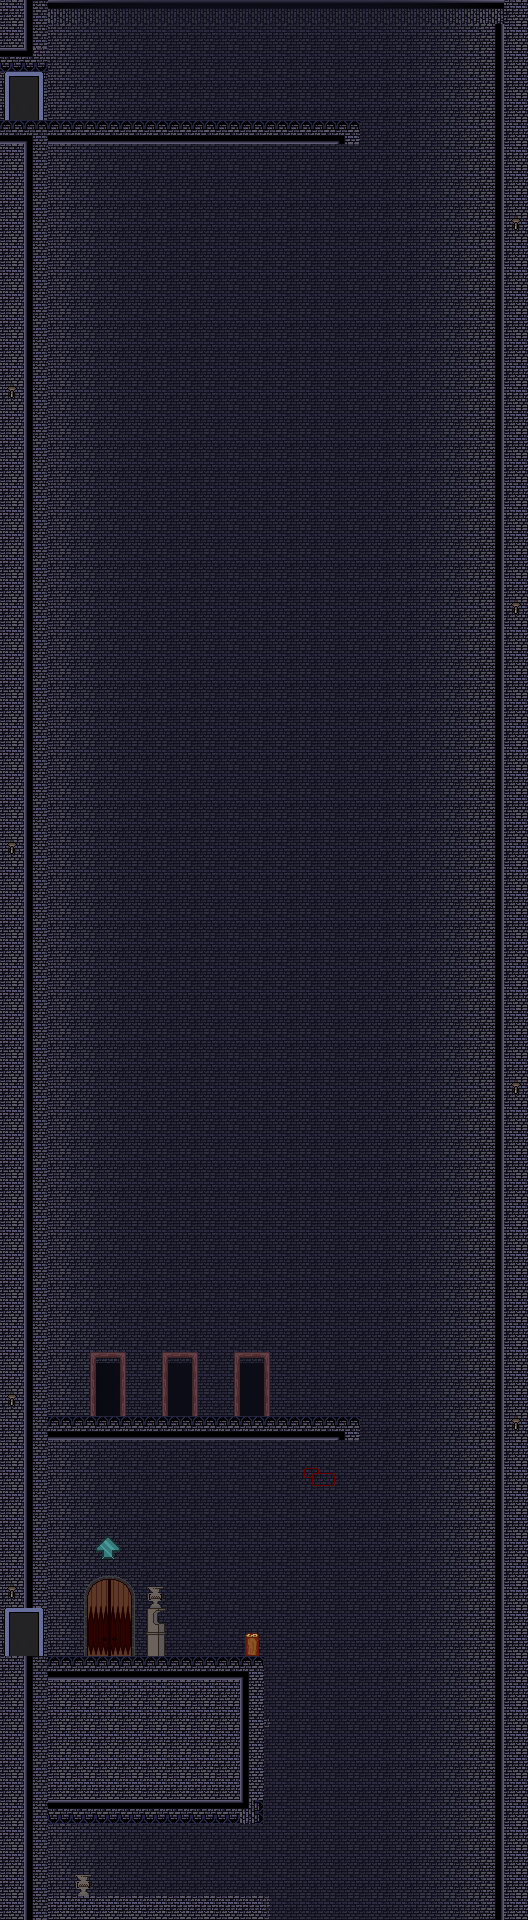

Rendered tile map (Tiled .tmx) drawn with the repository's tilesets; below, a short description and the map source with its tile grids summarised:
An orthogonal 22x80 tile map with 24x24 px tiles, 5 tile layers (fill, background, gradient, platforms, ...) and 68 objects (12x movingplatform, 10x sprite, 4x door, 3x spawn, 3x climbable, ...).

<map version="1.0" orientation="orthogonal" width="22" height="80" tilewidth="24" tileheight="24">
 <properties>
  <property name="blue" value="0" />
  <property name="green" value="0" />
  <property name="offset" value="80" />
  <property name="overworldName" value="castle-hawkthorne" />
  <property name="red" value="0" />
  <property name="soundtrack" value="castle" />
 </properties>
 <tileset firstgid="1" name="castle-hawkthorne" tilewidth="24" tileheight="24">
  <image source="../images/tilesets/castle-hawkthorne.png" width="384" height="1200" />
 </tileset>
 <layer name="fill" width="22" height="80">
  <data>[1760 cells, 1760 non-empty, 1 distinct tile ids]</data>
 </layer>
 <layer name="background" width="22" height="80">
  <data>[1760 cells, 198 non-empty, 7 distinct tile ids]</data>
 </layer>
 <layer name="gradient" width="22" height="80" opacity="0.69">
  <data>[1760 cells, 1600 non-empty, 10 distinct tile ids]</data>
 </layer>
 <layer name="platforms" width="22" height="80">
  <data>[1760 cells, 109 non-empty, 7 distinct tile ids]</data>
 </layer>
 <layer name="features" width="22" height="80">
  <data>[1760 cells, 100 non-empty, 30 distinct tile ids]</data>
 </layer>
 <objectgroup color="#ff000f" draworder="topdown" name="block" width="22" height="80">
  <object x="480" y="24" width="48" height="1896">
   <properties>
    <property name="drop" value="false" />
   </properties>
  </object>
  <object x="0" y="0" width="528" height="24">
   <properties>
    <property name="drop" value="false" />
   </properties>
  </object>
  <object x="0" y="120" width="48" height="1488">
   <properties>
    <property name="drop" value="false" />
   </properties>
  </object>
  <object x="48" y="1896" width="222" height="24" />
  <object x="72" y="1654" width="192" height="168" />
  <object x="48" y="1414" width="312" height="24" />
  <object x="0" y="1656" width="48" height="264" />
 </objectgroup>
 <objectgroup color="#2bf2ff" draworder="topdown" name="nodes" width="22" height="80">
  <object name="egress" type="door" x="80" y="1568" width="60" height="84">
   <properties>
    <property name="level" value="studyroom" />
    <property name="to" value="tower_cheat" />
   </properties>
  </object>
  <object type="sprite" x="144" y="1558" width="24" height="24">
   <properties>
    <property name="animation" value="1-3,1" />
    <property name="height" value="24" />
    <property name="sheet" value="images/flame.png" />
    <property name="width" value="24" />
   </properties>
  </object>
  <object type="note" x="216" y="1872" width="24" height="24">
   <properties>
    <property name="note" value="(You find a torn page on the ground)|This is a note.  In the future it will include helpful hints, sexist comments and maybe even thinly veiled forshadowing" />
   </properties>
  </object>
  <object name="crimson_sword" type="spawn" x="96" y="1872" width="24" height="24">
   <properties>
    <property name="nodeType" value="weapon" />
    <property name="spawnMax" value="1" />
    <property name="spawnType" value="keypress" />
   </properties>
  </object>
  <object type="climbable" x="48" y="1656" width="24" height="240" />
  <object type="sprite" x="72" y="1846" width="24" height="24">
   <properties>
    <property name="animation" value="1-3,1" />
    <property name="height" value="24" />
    <property name="sheet" value="images/flame.png" />
    <property name="width" value="24" />
   </properties>
  </object>
  <object type="liquid" x="271" y="1897" width="207" height="20">
   <properties>
    <property name="sprite" value="images/lava.png" />
   </properties>
  </object>
  <object name="elevatordoorleft" type="door" x="0" y="72" width="24" height="48">
   <properties>
    <property name="hideable" value="true" />
    <property name="level" value="castle-hawkthorne-tower" />
    <property name="offset_shown_x" value="-13" />
    <property name="sound" value="false" />
    <property name="sprite" value="elevatordoorleft" />
    <property name="sprite_height" value="48" />
    <property name="sprite_width" value="24" />
    <property name="to" value="towerbarrier" />
   </properties>
  </object>
  <object type="movingplatform" x="384" y="1377" width="48" height="24">
   <properties>
    <property name="line" value="break7" />
    <property name="singleuse" value="true" />
    <property name="speed" value="3" />
    <property name="sprite" value="images/castleplatform.png" />
    <property name="start" value="0" />
    <property name="touchstart" value="true" />
   </properties>
  </object>
  <object name="castleplatform_1" type="movingplatform" x="335" y="1631" width="48" height="24">
   <properties>
    <property name="line" value="castleplatform_1" />
    <property name="offset_x" value="-6" />
    <property name="offset_y" value="0" />
    <property name="speed" value="2" />
    <property name="sprite" value="images/castleplatform.png" />
    <property name="start" value=".5" />
    <property name="touchstart" value="true" />
   </properties>
  </object>
  <object type="sprite" x="504" y="1392" width="24" height="24">
   <properties>
    <property name="animation" value="1-3,1" />
    <property name="height" value="24" />
    <property name="sheet" value="images/flame.png" />
    <property name="width" value="24" />
   </properties>
  </object>
  <object name="castleplatform_2" type="movingplatform" x="379" y="1478" width="48" height="24">
   <properties>
    <property name="line" value="castleplatform_2" />
    <property name="offset_x" value="-6" />
    <property name="offset_y" value="0" />
    <property name="speed" value="3" />
    <property name="sprite" value="images/castleplatform.png" />
    <property name="start" value="1" />
    <property name="touchstart" value="false" />
   </properties>
  </object>
  <object type="climbable" x="72" y="1248" width="288" height="24" />
  <object type="sprite" x="0" y="1368" width="24" height="24">
   <properties>
    <property name="animation" value="1-3,1" />
    <property name="height" value="24" />
    <property name="sheet" value="images/flame.png" />
    <property name="width" value="24" />
   </properties>
  </object>
  <object type="sprite" x="504" y="1056" width="24" height="24">
   <properties>
    <property name="animation" value="1-3,1" />
    <property name="height" value="24" />
    <property name="sheet" value="images/flame.png" />
    <property name="width" value="24" />
   </properties>
  </object>
  <object type="sprite" x="0" y="816" width="24" height="24">
   <properties>
    <property name="animation" value="1-3,1" />
    <property name="height" value="24" />
    <property name="sheet" value="images/flame.png" />
    <property name="width" value="24" />
   </properties>
  </object>
  <object type="sprite" x="504" y="576" width="24" height="24">
   <properties>
    <property name="animation" value="1-3,1" />
    <property name="height" value="24" />
    <property name="sheet" value="images/flame.png" />
    <property name="width" value="24" />
   </properties>
  </object>
  </objectgroup>
 <objectgroup color="#a226b9" draworder="topdown" name="platform" width="22" height="80">
  <!-- 3 objects omitted --></objectgroup>
 <objectgroup color="#16fff8" draworder="topdown" name="ice" width="22" height="80" />
 <objectgroup draworder="topdown" name="movement" width="22" height="80">
  <!-- 15 objects omitted --></objectgroup>
</map>
<!-- 44 of 68 objects omitted -->
